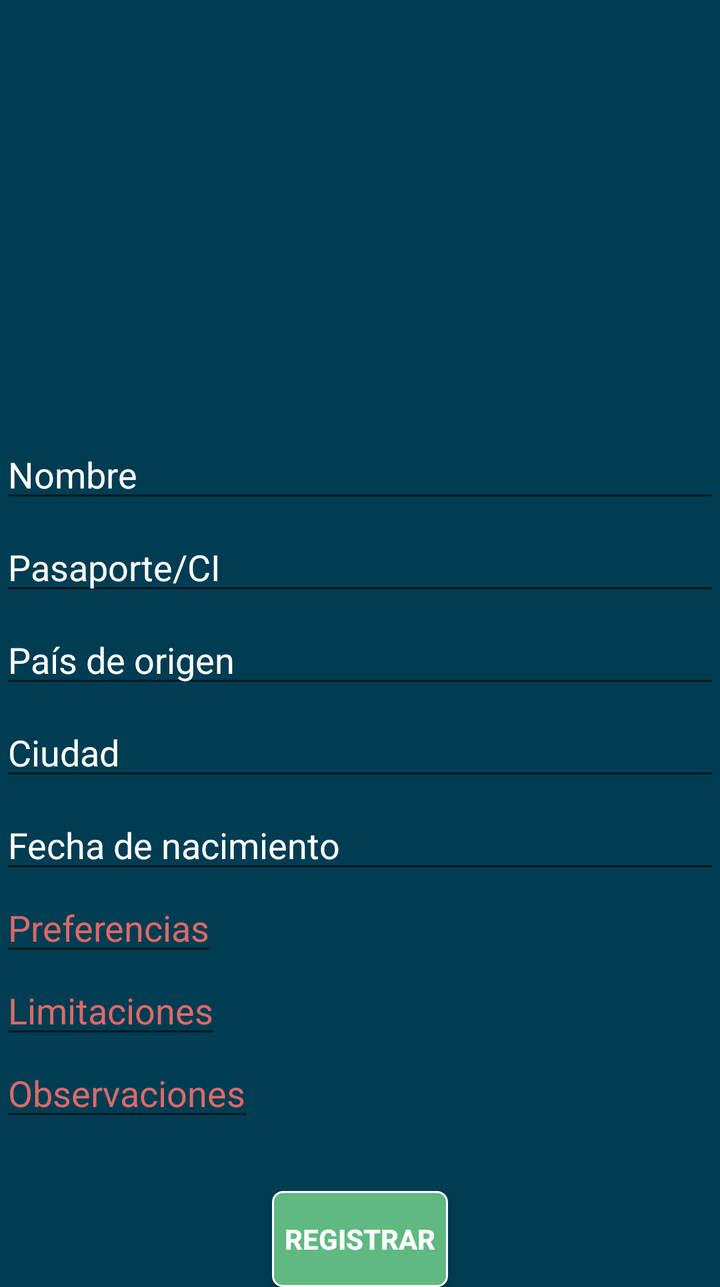
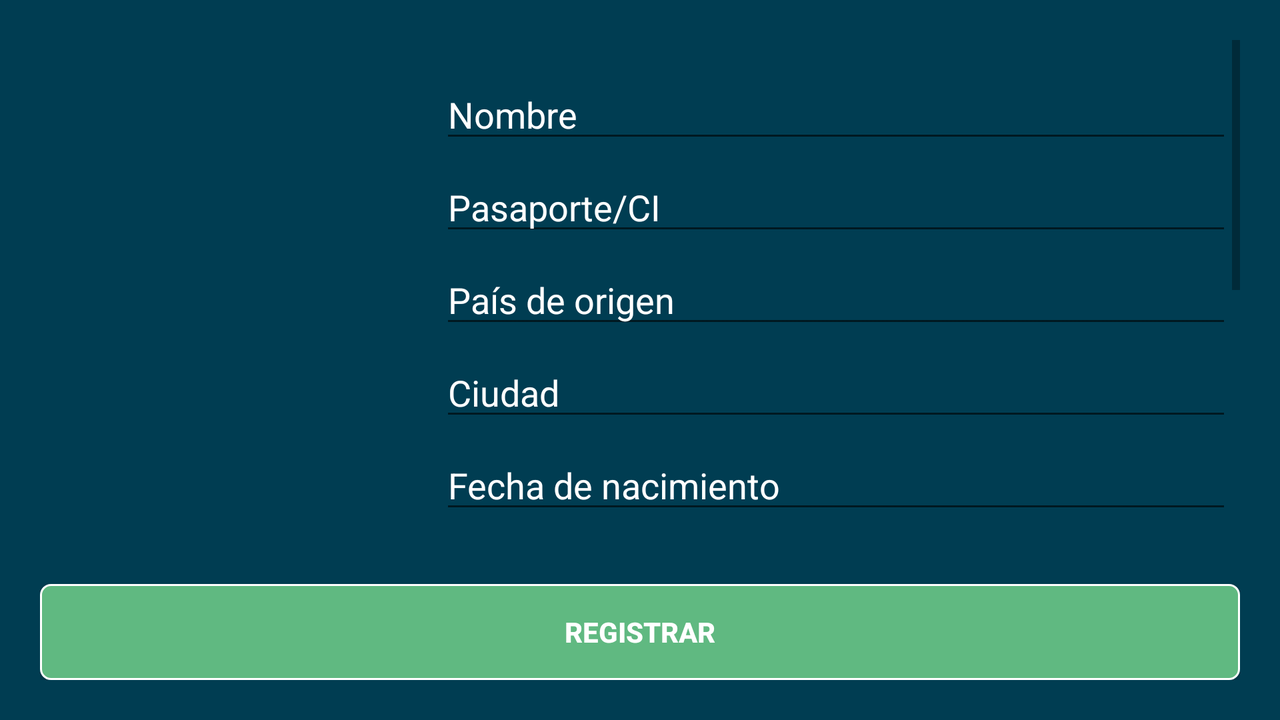

Compare how this app lays out the same screen by default and in its alternative resource folder. The renders come first, then the two layout files and the values they reference.
<!-- AndroidManifest.xml: application theme AppTheme -->
<!-- res/layout/fragment_cliente.xml -->
<?xml version="1.0" encoding="utf-8"?>
<ScrollView
    xmlns:android="http://schemas.android.com/apk/res/android"
    android:layout_width="match_parent"
    android:layout_height="match_parent">

    <LinearLayout
        android:layout_width="match_parent"
        android:layout_height="wrap_content"
        android:background="@color/color_backgroundActivity"
        android:orientation="vertical">

        <ImageView
            android:id="@+id/iv_foto_cliente"
            android:layout_width="200dp"
            android:layout_height="200dp"
            android:layout_gravity="center"
            android:adjustViewBounds="true"
            android:padding="5dp"
            android:scaleType="fitStart"
            android:src="@drawable/ic_cliente" />

        <EditText
            android:id="@+id/et_nombre"
            android:layout_width="match_parent"
            android:layout_height="wrap_content"
            android:layout_marginTop="@dimen/marginTop_firstItem_linearLayout"
            android:hint="@string/nombre"
            android:textColor="@color/color_font_blanco"
            android:textColorHint="@color/color_font_blanco" />

        <EditText
            android:id="@+id/et_pass"
            android:layout_width="match_parent"
            android:layout_height="wrap_content"
            android:layout_marginTop="@dimen/marginTop_item_linearLayout"
            android:hint="@string/pass_ci"
            android:textColor="@color/color_font_blanco"
            android:textColorHint="@color/color_font_blanco" />

        <EditText
            android:id="@+id/et_origenPais"
            android:layout_width="match_parent"
            android:layout_height="wrap_content"
            android:layout_marginTop="@dimen/marginTop_item_linearLayout"
            android:hint="@string/origen_pais"
            android:textColor="@color/color_font_blanco"
            android:textColorHint="@color/color_font_blanco" />

        <EditText
            android:id="@+id/et_origenCiudad"
            android:layout_width="match_parent"
            android:layout_height="wrap_content"
            android:layout_marginTop="@dimen/marginTop_item_linearLayout"
            android:hint="@string/origen_ciudad"
            android:textColor="@color/color_font_blanco"
            android:textColorHint="@color/color_font_blanco" />

        <EditText
            android:id="@+id/et_dob"
            android:layout_width="match_parent"
            android:layout_height="wrap_content"
            android:layout_marginTop="@dimen/marginTop_item_linearLayout"
            android:clickable="true"
            android:focusable="false"
            android:hint="@string/dob"
            android:textColor="@color/color_font_blanco"
            android:textColorHint="@color/color_font_blanco" />


        <EditText
            android:id="@+id/et_preferencias"
            android:layout_width="wrap_content"
            android:layout_height="wrap_content"
            android:clickable="true"
            android:focusable="false"
            android:text="@string/preferencias"
            android:textColor="@color/link" />

        <EditText
            android:id="@+id/et_limitaciones"
            android:layout_width="wrap_content"
            android:layout_height="wrap_content"
            android:clickable="true"
            android:focusable="false"
            android:text="@string/limitaciones"
            android:textColor="@color/link" />

        <EditText
            android:id="@+id/et_obs_cliente"
            android:layout_width="wrap_content"
            android:layout_height="wrap_content"
            android:clickable="true"
            android:focusable="false"
            android:text="@string/obs"
            android:textColor="@color/link" />


        <Button
            android:id="@+id/btn_cliente"
            android:layout_width="wrap_content"
            android:layout_height="wrap_content"
            android:layout_gravity="center"
            android:layout_marginTop="@dimen/marginTop_btn_bottomLinearLayout"
            android:background="@drawable/mi_btn_background"
            android:elevation="5dp"
            android:shadowRadius="10"
            android:text="@string/registrar"
            android:textColor="@color/color_font_blanco"
            android:textStyle="bold" />

    </LinearLayout>

</ScrollView>
<!-- resources referenced by this layout -->
<resources>
  <color name="color_backgroundActivity">#003D52</color>
  <color name="color_font_blanco">#ffffff</color>
  <color name="link">#dc6969</color>
  <dimen name="marginTop_btn_bottomLinearLayout">30dp</dimen>
  <dimen name="marginTop_firstItem_linearLayout">15dp</dimen>
  <dimen name="marginTop_item_linearLayout">5dp</dimen>
  <!-- drawable mi_btn_background (drawable) -->
  <?xml version="1.0" encoding="utf-8"?>
  <selector xmlns:android="http://schemas.android.com/apk/res/android" >
  <item >
      <shape android:shape="rectangle"  >
          <corners
              android:radius="5dip" />
          <stroke
              android:width="1dip"
              android:color="#ffffff" />
          <solid
              android:color= "@color/colorAccent" />
  
          
      </shape>
  </item>
  </selector>
  <string name="dob">Fecha de nacimiento</string>
  <string name="limitaciones">Limitaciones</string>
  <string name="nombre">Nombre</string>
  <string name="obs">Observaciones</string>
  <string name="origen_ciudad">Ciudad</string>
  <string name="origen_pais">País de origen</string>
  <string name="pass_ci">Pasaporte/CI</string>
  <string name="preferencias">Preferencias</string>
  <string name="registrar">Registrar</string>
  <style name="AppTheme" parent="Theme.AppCompat.Light.DarkActionBar">
          
          <item name="colorPrimary">@color/colorPrimary</item>
          <item name="colorPrimaryDark">@color/colorPrimaryDark</item>
          <item name="colorAccent">@color/colorAccent</item>
      </style>
  <color name="colorAccent">#60b981</color>
  <color name="colorPrimary">#1F5D71</color>
  <color name="colorPrimaryDark">#303F9F</color>
</resources>
<!-- res/layout-land/fragment_cliente.xml (the repository's variant of the layout above) -->
<!-- drawn on the phone turned sideways -->
<?xml version="1.0" encoding="utf-8"?>
<RelativeLayout xmlns:android="http://schemas.android.com/apk/res/android"
    android:layout_width="match_parent"
    android:layout_height="match_parent"
    android:background="@color/color_backgroundActivity"
    android:paddingBottom="@dimen/activity_vertical_margin"
    android:paddingLeft="@dimen/activity_horizontal_margin"
    android:paddingRight="@dimen/activity_horizontal_margin"
    android:paddingTop="@dimen/activity_vertical_margin" >

    <LinearLayout
        android:layout_width="match_parent"
        android:layout_height="wrap_content"
        android:layout_above="@+id/btn_cliente"
        android:orientation="horizontal">

        <ImageView
            android:id="@+id/iv_foto_cliente"
            android:layout_width="200dp"
            android:layout_height="200dp"
            android:layout_gravity="center"
            android:adjustViewBounds="true"
            android:padding="5dp"
            android:scaleType="fitCenter"
            android:src="@drawable/ic_cliente" />

        <ScrollView
            android:layout_width="match_parent"
            android:layout_height="wrap_content"
            android:fillViewport="true"
            android:scrollbarStyle="outsideInset" >

            <LinearLayout
                android:layout_width="match_parent"
                android:layout_height="wrap_content"
                android:orientation="vertical">

                <EditText
                    android:id="@+id/et_nombre"
                    android:layout_width="match_parent"
                    android:layout_height="wrap_content"
                    android:layout_marginTop="@dimen/marginTop_firstItem_linearLayout"
                    android:hint="@string/nombre"
                    android:textColor="@color/color_font_blanco"
                    android:textColorHint="@color/color_font_blanco" />

                <EditText
                    android:id="@+id/et_pass"
                    android:layout_width="match_parent"
                    android:layout_height="wrap_content"
                    android:layout_marginTop="@dimen/marginTop_item_linearLayout"
                    android:hint="@string/pass_ci"
                    android:textColor="@color/color_font_blanco"
                    android:textColorHint="@color/color_font_blanco" />

                <EditText
                    android:id="@+id/et_origenPais"
                    android:layout_width="match_parent"
                    android:layout_height="wrap_content"
                    android:layout_marginTop="@dimen/marginTop_item_linearLayout"
                    android:hint="@string/origen_pais"
                    android:textColor="@color/color_font_blanco"
                    android:textColorHint="@color/color_font_blanco" />

                <EditText
                    android:id="@+id/et_origenCiudad"
                    android:layout_width="match_parent"
                    android:layout_height="wrap_content"
                    android:layout_marginTop="@dimen/marginTop_item_linearLayout"
                    android:hint="@string/origen_ciudad"
                    android:textColor="@color/color_font_blanco"
                    android:textColorHint="@color/color_font_blanco" />

                <EditText
                    android:id="@+id/et_dob"
                    android:layout_width="match_parent"
                    android:layout_height="wrap_content"
                    android:layout_marginTop="@dimen/marginTop_item_linearLayout"
                    android:clickable="true"
                    android:focusable="false"
                    android:hint="@string/dob"
                    android:textColor="@color/color_font_blanco"
                    android:textColorHint="@color/color_font_blanco" />


                <TextView
                    android:id="@+id/tv_preferencias"
                    android:layout_width="wrap_content"
                    android:layout_height="wrap_content"
                    android:layout_marginTop="10dp"
                    android:clickable="false"
                    android:text="@string/preferencias"
                    android:textColor="@color/link"
                    android:textSize="@dimen/tvSize" />

                <EditText
                    android:id="@+id/et_preferencias"
                    android:layout_width="match_parent"
                    android:layout_height="wrap_content"
                    android:layout_marginLeft="5dp"
                    android:layout_marginStart="5dp"
                    android:textColor="@color/color_font_blanco" />

                <TextView
                    android:id="@+id/tv_limitaciones"
                    android:layout_width="wrap_content"
                    android:layout_height="wrap_content"
                    android:layout_marginTop="10dp"
                    android:clickable="false"
                    android:text="@string/limitaciones"
                    android:textColor="@color/link"
                    android:textSize="@dimen/tvSize" />

                <EditText
                    android:id="@+id/et_limitaciones"
                    android:layout_width="match_parent"
                    android:layout_height="wrap_content"
                    android:layout_marginLeft="5dp"
                    android:layout_marginStart="5dp"
                    android:textColor="@color/color_font_blanco" />

                <TextView
                    android:id="@+id/tv_obs_cliente"
                    android:layout_width="wrap_content"
                    android:layout_height="wrap_content"
                    android:layout_marginTop="10dp"
                    android:clickable="true"
                    android:text="@string/obs"
                    android:textColor="@color/link"
                    android:textSize="@dimen/tvSize" />

                <EditText
                    android:id="@+id/et_obs_cliente"
                    android:layout_width="match_parent"
                    android:layout_height="wrap_content"
                    android:layout_marginLeft="5dp"
                    android:layout_marginStart="5dp"
                    android:textColor="@color/color_font_blanco" />

            </LinearLayout>

        </ScrollView>

    </LinearLayout>


    <Button
        android:id="@+id/btn_cliente"
        android:layout_width="match_parent"
        android:layout_height="wrap_content"
        android:layout_marginTop="@dimen/marginTop_btn_bottomLinearLayout"
        android:background="@drawable/mi_btn_background"
        android:elevation="5dp"
        android:shadowRadius="10"
        android:text="@string/registrar"
        android:textColor="@color/color_font_blanco"
        android:textStyle="bold"
        android:layout_alignParentBottom="true"
        android:layout_centerHorizontal="true"/>

</RelativeLayout>
<!-- resources referenced by the variant -->
<!-- as the phone turned sideways resolves them -->
<resources>
  <color name="color_backgroundActivity">#003D52</color>
  <color name="color_font_blanco">#ffffff</color>
  <color name="link">#dc6969</color>
  <dimen name="activity_horizontal_margin">20dp</dimen>
  <dimen name="activity_vertical_margin">20dp</dimen>
  <dimen name="marginTop_btn_bottomLinearLayout">30dp</dimen>
  <dimen name="marginTop_firstItem_linearLayout">15dp</dimen>
  <dimen name="marginTop_item_linearLayout">5dp</dimen>
  <dimen name="tvSize">18sp</dimen>
  <!-- drawable mi_btn_background (drawable) -->
  <?xml version="1.0" encoding="utf-8"?>
  <selector xmlns:android="http://schemas.android.com/apk/res/android" >
  <item >
      <shape android:shape="rectangle"  >
          <corners
              android:radius="5dip" />
          <stroke
              android:width="1dip"
              android:color="#ffffff" />
          <solid
              android:color= "@color/colorAccent" />
  
          
      </shape>
  </item>
  </selector>
  <string name="dob">Fecha de nacimiento</string>
  <string name="limitaciones">Limitaciones</string>
  <string name="nombre">Nombre</string>
  <string name="obs">Observaciones</string>
  <string name="origen_ciudad">Ciudad</string>
  <string name="origen_pais">País de origen</string>
  <string name="pass_ci">Pasaporte/CI</string>
  <string name="preferencias">Preferencias</string>
  <string name="registrar">Registrar</string>
  <style name="AppTheme" parent="Theme.AppCompat.Light.DarkActionBar">
          
          <item name="colorPrimary">@color/colorPrimary</item>
          <item name="colorPrimaryDark">@color/colorPrimaryDark</item>
          <item name="colorAccent">@color/colorAccent</item>
      </style>
  <color name="colorAccent">#60b981</color>
  <color name="colorPrimary">#1F5D71</color>
  <color name="colorPrimaryDark">#303F9F</color>
</resources>
